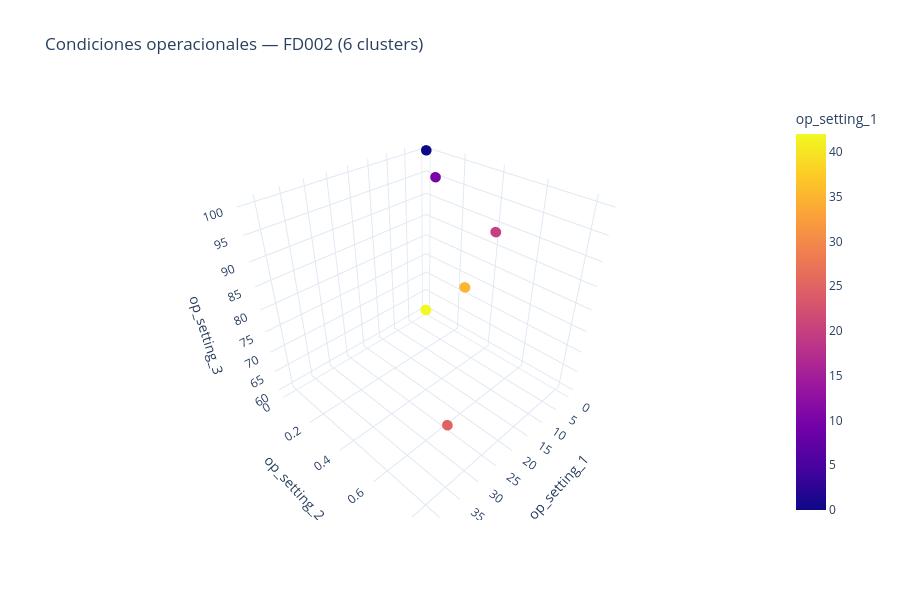

Notebook code cell kept with this figure:
### Code cell
train_fd002 = data["FD002"][0]

fig = px.scatter_3d(
    train_fd002.drop_duplicates(subset=["op_setting_1", "op_setting_2", "op_setting_3"]),
    x="op_setting_1",
    y="op_setting_2",
    z="op_setting_3",
    color="op_setting_1",
    title="Condiciones operacionales — FD002 (6 clusters)",
    template="plotly_white",
    height=600,
)
fig.update_traces(marker=dict(size=6))
fig.show()

### Figure 1 — Plotly figure (JSON) as saved in the notebook; plotly's stock layout.template omitted (floating-point values rounded to 4 significant figures; data arrays with more than 128 entries replaced by an {"elided": "..."} marker saying what was removed)
{"data": [{"hovertemplate": "op_setting_1=%{marker.color}<br>op_setting_2=%{y}<br>op_setting_3=%{z}<extra></extra>", "legendgroup": "", "marker": {"color": {"elided": "9824 float values"}, "coloraxis": "coloraxis", "size": 6, "symbol": "circle"}, "mode": "markers", "name": "", "scene": "scene", "showlegend": false, "type": "scatter3d", "x": {"elided": "9824 float values"}, "y": {"elided": "9824 float values"}, "z": {"elided": "9824 float values"}}], "layout": {"coloraxis": {"colorbar": {"title": {"text": "op_setting_1"}}, "colorscale": [[0, "#0d0887"], [0.1111, "#46039f"], [0.2222, "#7201a8"], [0.3333, "#9c179e"], [0.4444, "#bd3786"], [0.5556, "#d8576b"], [0.6667, "#ed7953"], [0.7778, "#fb9f3a"], [0.8889, "#fdca26"], [1, "#f0f921"]]}, "height": 600, "legend": {"tracegroupgap": 0}, "scene": {"domain": {"x": [0, 1], "y": [0, 1]}, "xaxis": {"title": {"text": "op_setting_1"}}, "yaxis": {"title": {"text": "op_setting_2"}}, "zaxis": {"title": {"text": "op_setting_3"}}}, "title": {"text": "Condiciones operacionales — FD002 (6 clusters)"}}}
